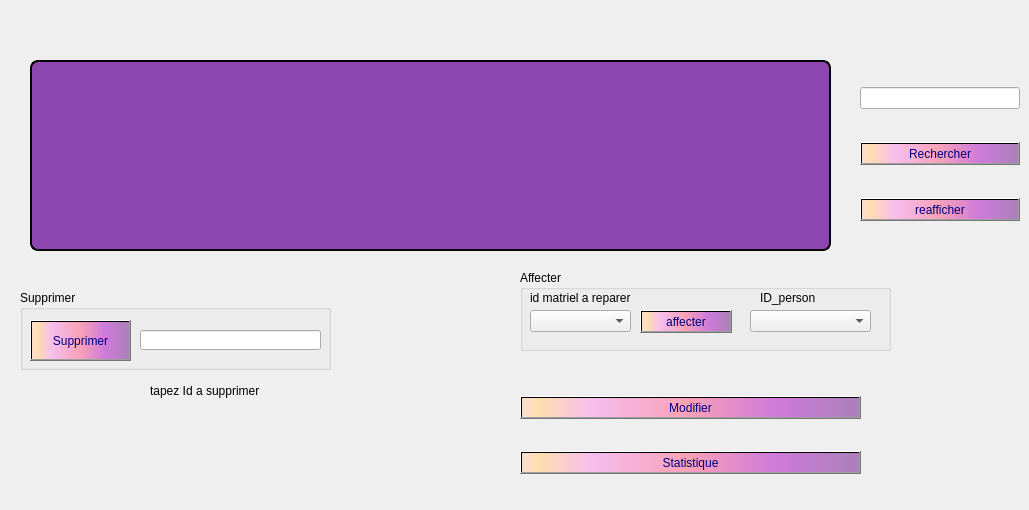
          <widget class="QWidget" name="tab_14">
           <attribute name="title">
            <string>Consulter matériel </string>
           </attribute>
           <widget class="QTableView" name="tab_mat">
            <property name="geometry">
             <rect>
              <x>30</x>
              <y>60</y>
              <width>801</width>
              <height>191</height>
             </rect>
            </property>
            <property name="styleSheet">
             <string notr="true">QTableView {
padding: 1px;
border-style: solid;
border: 2px solid gray;
border-radius: 8px;
background-color: rgb(141, 70, 176);
border:2px solid #000;
}
</string>
            </property>
           </widget>
           <widget class="QWidget" name="verticalLayoutWidget">
            <property name="geometry">
             <rect>
              <x>520</x>
              <y>370</y>
              <width>341</width>
              <height>131</height>
             </rect>
            </property>
            <layout class="QVBoxLayout" name="verticalLayout">
             <item>
              <widget class="QPushButton" name="modifier">
               <property name="styleSheet">
                <string notr="true">background-color: qlineargradient(spread:pad, x1:1, y1:0, x2:1, y2:0, stop:0.919598 rgba(255, 0, 111, 255), stop:0.98 rgba(0, 0, 0, 255), stop:1 rgba(235, 148, 61, 255));
color: rgb(0, 0, 127);
background-color: qlineargradient(spread:pad, x1:0, y1:0, x2:1, y2:0, stop:0.0100503 rgba(252, 222, 204, 255), stop:0.0502513 rgba(254, 223, 175, 255), stop:0.211055 rgba(246, 189, 237, 255), stop:0.487437 rgba(249, 162, 183, 255), stop:0.753769 rgba(206, 122, 218, 255), stop:1 rgba(170, 128, 185, 255));</string>
               </property>
               <property name="text">
                <string>Modifier</string>
               </property>
               <property name="icon">
                <iconset>
                 <normaloff>:/modifier.png</normaloff>:/modifier.png</iconset>
               </property>
              </widget>
             </item>
             <item>
              <widget class="QPushButton" name="stat">
               <property name="styleSheet">
                <string notr="true">background-color: qlineargradient(spread:pad, x1:1, y1:0, x2:1, y2:0, stop:0.919598 rgba(255, 0, 111, 255), stop:0.98 rgba(0, 0, 0, 255), stop:1 rgba(235, 148, 61, 255));
color: rgb(0, 0, 127);
background-color: qlineargradient(spread:pad, x1:0, y1:0, x2:1, y2:0, stop:0.0100503 rgba(252, 222, 204, 255), stop:0.0502513 rgba(254, 223, 175, 255), stop:0.211055 rgba(246, 189, 237, 255), stop:0.487437 rgba(249, 162, 183, 255), stop:0.753769 rgba(206, 122, 218, 255), stop:1 rgba(170, 128, 185, 255));</string>
               </property>
               <property name="text">
                <string>Statistique</string>
               </property>
               <property name="icon">
                <iconset>
                 <normaloff>:/statistique.png</normaloff>:/statistique.png</iconset>
               </property>
               <property name="iconSize">
                <size>
                 <width>30</width>
                 <height>20</height>
                </size>
               </property>
              </widget>
             </item>
            </layout>
           </widget>
           <widget class="QWidget" name="verticalLayoutWidget_3">
            <property name="geometry">
             <rect>
              <x>860</x>
              <y>60</y>
              <width>160</width>
              <height>191</height>
             </rect>
            </property>
            <layout class="QVBoxLayout" name="verticalLayout_4">
             <item>
              <widget class="QLineEdit" name="rech"/>
             </item>
             <item>
              <widget class="QPushButton" name="recherche">
               <property name="styleSheet">
                <string notr="true">background-color: qlineargradient(spread:pad, x1:1, y1:0, x2:1, y2:0, stop:0.919598 rgba(255, 0, 111, 255), stop:0.98 rgba(0, 0, 0, 255), stop:1 rgba(235, 148, 61, 255));
color: rgb(0, 0, 127);
background-color: qlineargradient(spread:pad, x1:0, y1:0, x2:1, y2:0, stop:0.0100503 rgba(252, 222, 204, 255), stop:0.0502513 rgba(254, 223, 175, 255), stop:0.211055 rgba(246, 189, 237, 255), stop:0.487437 rgba(249, 162, 183, 255), stop:0.753769 rgba(206, 122, 218, 255), stop:1 rgba(170, 128, 185, 255));</string>
               </property>
               <property name="text">
                <string>Rechercher</string>
               </property>
               <property name="icon">
                <iconset>
                 <normaloff>:/rechercher.png</normaloff>:/rechercher.png</iconset>
               </property>
               <property name="iconSize">
                <size>
                 <width>50</width>
                 <height>30</height>
                </size>
               </property>
              </widget>
             </item>
             <item>
              <widget class="QPushButton" name="reaficher">
               <property name="styleSheet">
                <string notr="true">background-color: qlineargradient(spread:pad, x1:1, y1:0, x2:1, y2:0, stop:0.919598 rgba(255, 0, 111, 255), stop:0.98 rgba(0, 0, 0, 255), stop:1 rgba(235, 148, 61, 255));
color: rgb(0, 0, 127);
background-color: qlineargradient(spread:pad, x1:0, y1:0, x2:1, y2:0, stop:0.0100503 rgba(252, 222, 204, 255), stop:0.0502513 rgba(254, 223, 175, 255), stop:0.211055 rgba(246, 189, 237, 255), stop:0.487437 rgba(249, 162, 183, 255), stop:0.753769 rgba(206, 122, 218, 255), stop:1 rgba(170, 128, 185, 255));</string>
               </property>
               <property name="text">
                <string>reafficher</string>
               </property>
               <property name="icon">
                <iconset>
                 <normaloff>:/reafficher.png</normaloff>:/reafficher.png</iconset>
               </property>
               <property name="iconSize">
                <size>
                 <width>20</width>
                 <height>30</height>
                </size>
               </property>
              </widget>
             </item>
            </layout>
           </widget>
           <widget class="QGroupBox" name="groupBox_3">
            <property name="geometry">
             <rect>
              <x>520</x>
              <y>270</y>
              <width>371</width>
              <height>81</height>
             </rect>
            </property>
            <property name="title">
             <string>Affecter</string>
            </property>
            <widget class="QPushButton" name="pushButton_4">
             <property name="geometry">
              <rect>
               <x>120</x>
               <y>40</y>
               <width>92</width>
               <height>23</height>
              </rect>
             </property>
             <property name="styleSheet">
              <string notr="true">background-color: qlineargradient(spread:pad, x1:1, y1:0, x2:1, y2:0, stop:0.919598 rgba(255, 0, 111, 255), stop:0.98 rgba(0, 0, 0, 255), stop:1 rgba(235, 148, 61, 255));
color: rgb(0, 0, 127);
background-color: qlineargradient(spread:pad, x1:0, y1:0, x2:1, y2:0, stop:0.0100503 rgba(252, 222, 204, 255), stop:0.0502513 rgba(254, 223, 175, 255), stop:0.211055 rgba(246, 189, 237, 255), stop:0.487437 rgba(249, 162, 183, 255), stop:0.753769 rgba(206, 122, 218, 255), stop:1 rgba(170, 128, 185, 255));</string>
             </property>
             <property name="text">
              <string>affecter</string>
             </property>
             <property name="icon">
              <iconset>
               <normaloff>:/affecter.png</normaloff>:/affecter.png</iconset>
             </property>
            </widget>
            <widget class="QComboBox" name="id_combo">
             <property name="geometry">
              <rect>
               <x>10</x>
               <y>40</y>
               <width>101</width>
               <height>22</height>
              </rect>
             </property>
            </widget>
            <widget class="QComboBox" name="combo_person">
             <property name="geometry">
              <rect>
               <x>230</x>
               <y>40</y>
               <width>121</width>
               <height>22</height>
              </rect>
             </property>
            </widget>
            <widget class="QLabel" name="label_53">
             <property name="geometry">
              <rect>
               <x>10</x>
               <y>20</y>
               <width>131</width>
               <height>16</height>
              </rect>
             </property>
             <property name="text">
              <string>id matriel a reparer </string>
             </property>
            </widget>
            <widget class="QLabel" name="label_54">
             <property name="geometry">
              <rect>
               <x>240</x>
               <y>20</y>
               <width>111</width>
               <height>16</height>
              </rect>
             </property>
             <property name="text">
              <string>ID_person</string>
             </property>
            </widget>
           </widget>
           <widget class="QGroupBox" name="groupBox_6">
            <property name="geometry">
             <rect>
              <x>20</x>
              <y>290</y>
              <width>311</width>
              <height>80</height>
             </rect>
            </property>
            <property name="title">
             <string>Supprimer</string>
            </property>
            <widget class="QPushButton" name="supp_2">
             <property name="geometry">
              <rect>
               <x>10</x>
               <y>30</y>
               <width>101</width>
               <height>41</height>
              </rect>
             </property>
             <property name="styleSheet">
              <string notr="true">background-color: qlineargradient(spread:pad, x1:1, y1:0, x2:1, y2:0, stop:0.919598 rgba(255, 0, 111, 255), stop:0.98 rgba(0, 0, 0, 255), stop:1 rgba(235, 148, 61, 255));
color: rgb(0, 0, 127);
background-color: qlineargradient(spread:pad, x1:0, y1:0, x2:1, y2:0, stop:0.0100503 rgba(252, 222, 204, 255), stop:0.0502513 rgba(254, 223, 175, 255), stop:0.211055 rgba(246, 189, 237, 255), stop:0.487437 rgba(249, 162, 183, 255), stop:0.753769 rgba(206, 122, 218, 255), stop:1 rgba(170, 128, 185, 255));</string>
             </property>
             <property name="text">
              <string>Supprimer</string>
             </property>
             <property name="icon">
              <iconset>
               <normaloff>:/supprimer.png</normaloff>:/supprimer.png</iconset>
             </property>
             <property name="iconSize">
              <size>
               <width>30</width>
               <height>30</height>
              </size>
             </property>
            </widget>
            <widget class="QLineEdit" name="id_supp">
             <property name="geometry">
              <rect>
               <x>120</x>
               <y>40</y>
               <width>181</width>
               <height>20</height>
              </rect>
             </property>
            </widget>
           </widget>
           <widget class="QLabel" name="label_52">
            <property name="geometry">
             <rect>
              <x>150</x>
              <y>380</y>
              <width>191</width>
              <height>21</height>
             </rect>
            </property>
            <property name="font">
             <font>
              <stylestrategy>PreferDefault</stylestrategy>
             </font>
            </property>
            <property name="layoutDirection">
             <enum>Qt::LeftToRight</enum>
            </property>
            <property name="text">
             <string>tapez Id a supprimer</string>
            </property>
           </widget>
          </widget>
